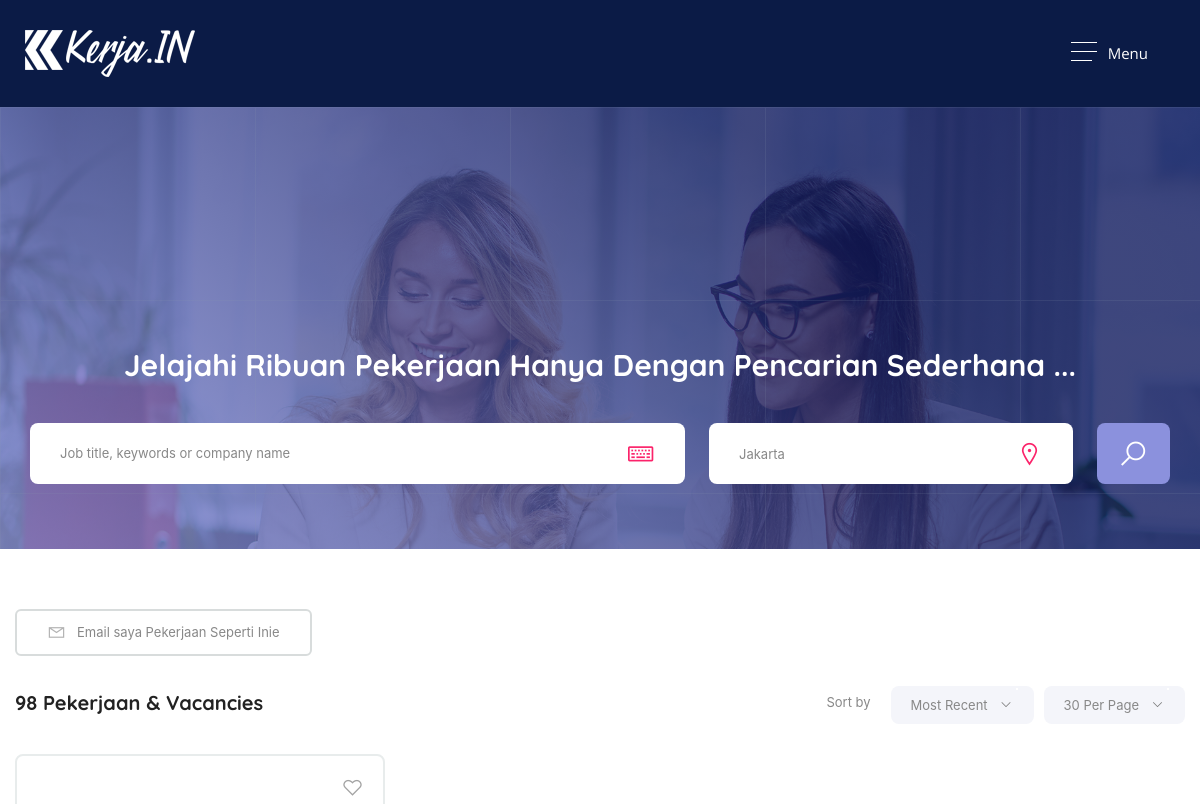
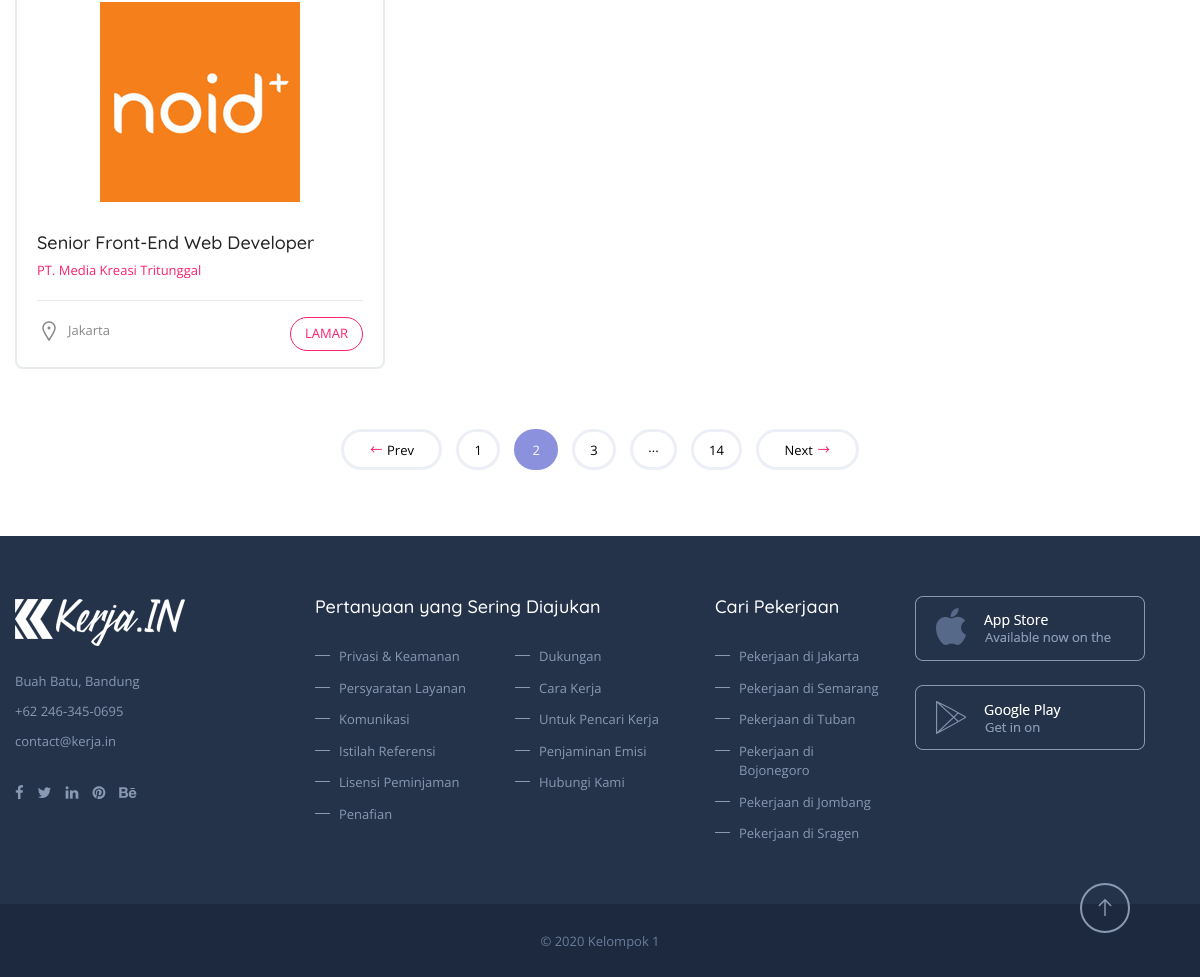
The app's page /list-pekerjaan.php with its own data (2 pictures, top to bottom).
### tables this page shows
CREATE TABLE `tb_lowongan` (
  `id_lowongan` int(11) NOT NULL,
  `id_perusahaan` int(11) NOT NULL,
  `judul` varchar(100) NOT NULL,
  `deskripsi` text NOT NULL,
  `tanggal_buka` date NOT NULL,
  `tanggal_tutup` date NOT NULL,
  `keahlian` varchar(100) NOT NULL,
  `jenis_pekerjaan` varchar(100) NOT NULL,
  `gaji` varchar(100) NOT NULL
);

CREATE TABLE `tb_perusahaan` (
  `id_perusahaan` int(11) NOT NULL,
  `id_user` int(11) NOT NULL,
  `nama` varchar(100) NOT NULL,
  `industri` varchar(100) NOT NULL,
  `jenis` varchar(50) NOT NULL,
  `kota` varchar(100) NOT NULL,
  `tentang` text NOT NULL,
  `foto` varchar(100) NOT NULL,
  `tahun_berdiri` varchar(4) NOT NULL,
  `website` varchar(100) NOT NULL,
  `ukuran` varchar(100) NOT NULL
);

### list-pekerjaan.php (the view, shortened to what this page needs)
<?php
    if(isset($_SESSION['status'])){
		if($_SESSION['status']=="login"){
		 include 'php/head.php';
		 include 'php/header-user.php';
		} else{
			 include 'php/head.php';
			 include 'php/header.php';
		}
	} else{
			 include 'php/head.php';
			 include 'php/header.php';
		} ?>
	<section class="overlape">
		<div class="block no-padding">
			<div data-velocity="-.1" style="background: url(images/resource/mslider1.jpg) repeat scroll 50% 422.28px transparent;" class="parallax scrolly-invisible no-parallax"></div>
			<div class="container fluid">
				<div class="row">
					<div class="col-lg-12">
						<div class="inner-header wform">
							<div class="job-search-sec">
								<div class="job-search">
									<h4>Jelajahi Ribuan Pekerjaan Hanya Dengan Pencarian Sederhana ...</h4>
									<form>
										<div class="row">
											<div class="col-lg-7">
												<div class="job-field">
													<input type="text" placeholder="Job title, keywords or company name" />
													<i class="la la-keyboard-o"></i>
												</div>
											</div>
											<div class="col-lg-4">
												<div class="job-field">
													<select data-placeholder="City, province or region" class="chosen-city">
														<option>Jakarta</option>
													</select>
													<i class="la la-map-marker"></i>
												</div>
											</div>
											<div class="col-lg-1">
												<button type="submit"><i class="la la-search"></i></button>
											</div>
										</div>
									</form>
								</div>
							</div>
						</div>
					</div>
				</div>
			</div>
		</div>
	</section>
	<section>
		<div class="block">
			<div class="container">
				 <div class="row">
				 	<div class="col-lg-12">
				 		<span class="emlthis"><a href="https://grandetest.com/cdn-cgi/l/email-protection#d9bca1b8b4a9b5bcf7bab6b4" title=""><i class="la la-envelope-o"></i> Email saya Pekerjaan Seperti Inie</a></span>
				 		<div class="filterbar">
				 			<h5>98 Pekerjaan & Vacancies</h5>
				 			<div class="sortby-sec">
				 				<span>Sort by</span>
				 				<select data-placeholder="Most Recent" class="chosen">
									<option>Most Recent</option>
								</select>
								<select data-placeholder="20 Per Page" class="chosen">
									<option>30 Per Page</option>
								</select>
				 			</div>
				 		</div>
				 		<div class="job-grid-sec">
							<div class="row">
<?php
include 'php/koneksi.php';
$data = mysqli_query($koneksi,"SELECT * FROM tb_lowongan a, tb_perusahaan b where a.id_perusahaan = b.id_perusahaan");
while ($a=mysqli_fetch_array($data)) {
?>
								<div class="col-lg-4 col-md-6 col-sm-6 col-xs-12">
									<div class="job-grid border">
										<div class="job-title-sec">
											<div class="c-logo"> <img src="gambar/<?=$a['foto']?>" alt="" /> </div>
											<h3><a href="detail-pekerjaan.php?id=<?=$a['id_lowongan']?>" title=""><?=$a['judul']?></a></h3>
											<span><?=$a['nama']?></span>
											<span class="fav-job"><i class="la la-heart-o"></i></span>
										</div>
										<span class="job-lctn"><i class="la la-map-marker"></i><?=$a['kota']?></span>
										<a  href="detail-pekerjaan.php?id=<?=$a['id_lowongan']?>" title="">LAMAR</a>
									</div>
								</div>
<?php } ?>
							</div>
						</div>
						<div class="pagination">
							<ul>
								<li class="prev"><a href="#"><i class="la la-long-arrow-left"></i> Prev</a></li>
								<li><a href="#">1</a></li>
								<li class="active"><a href="#">2</a></li>
								<li><a href="#">3</a></li>
								<li><span class="delimeter">...</span></li>
								<li><a href="#">14</a></li>
								<li class="next"><a href="#">Next <i class="la la-long-arrow-right"></i></a></li>
							</ul>
						</div>
				 	</div>
				 </div>
			</div>
		</div>
	</section>
<?php include 'php/footer.php'; ?>

### css/responsive.css (style rules this page uses)
@media (max-width:1200px) { .job-search-sec { width: 95%; } }

### css/colors/colors.css (style rules this page uses)
.text-color, .menu-sec nav > ul > li > ul li:hover > a, .account-popup > form .cfield i, .account-popup > form > a, .chosen-container-single .chosen-single div::before, .job-field i, .chosen-container .chosen-results li.highlighted, .active-result.result-selected, .scroll-to a, .p-category > a p, .p-category:hover i, .job-title-sec span, .blog-metas a, .blog-details > a { color: #fb236a ; }

### records on screen
tb_lowongan: id_perusahaan.foto (picture), judul "Senior Front-End Web Developer", id_perusahaan.nama "PT. Media Kreasi Tritunggal", id_perusahaan.kota "Jakarta"
